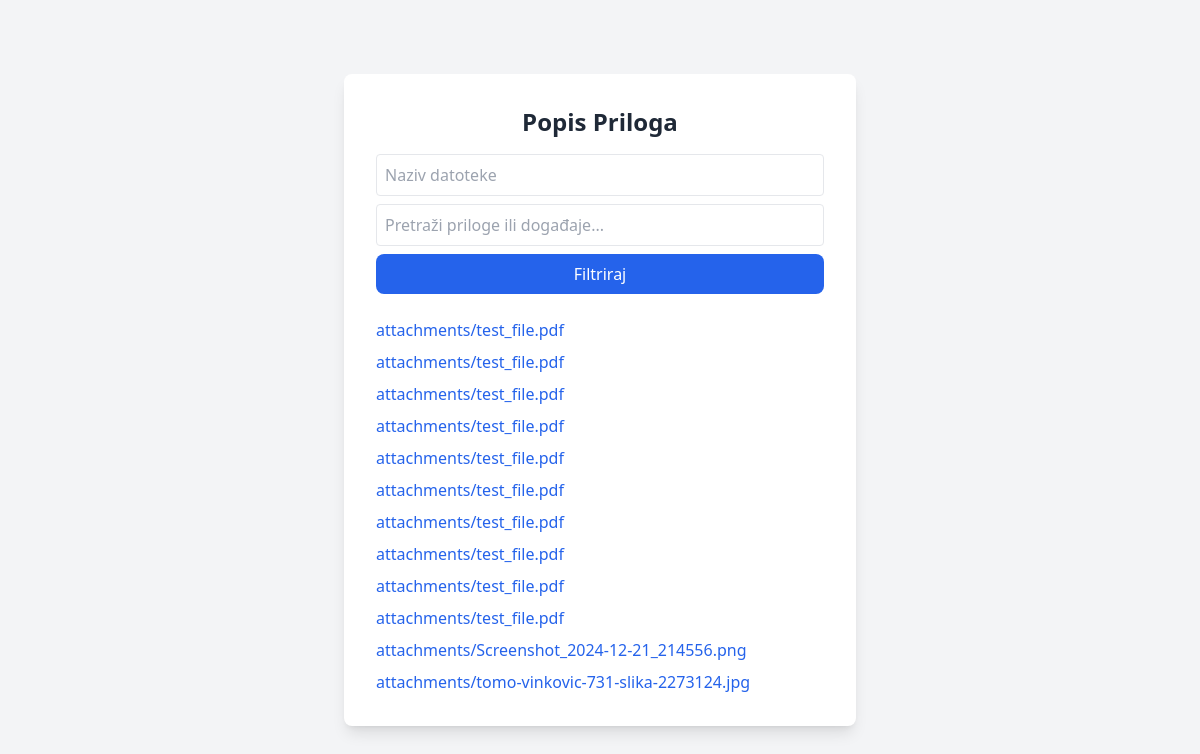
Page /attachments/ on the earlier database version.
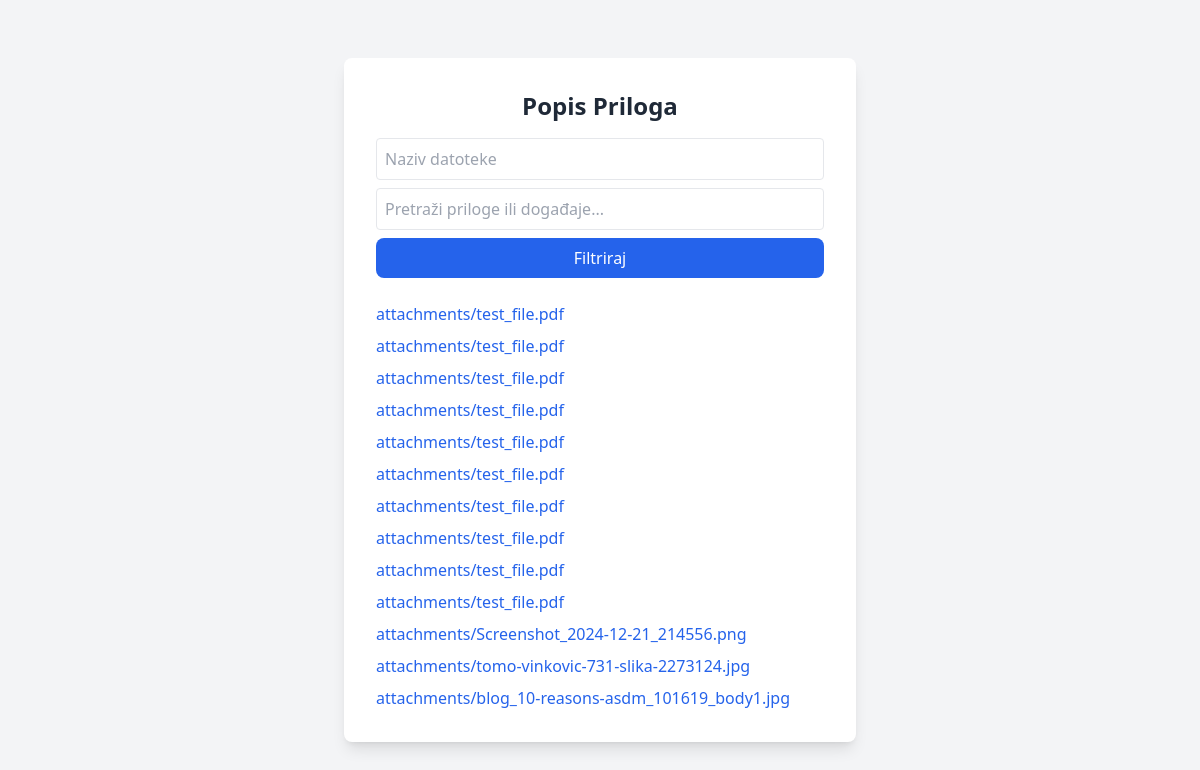
Same page on the later database version.
### main/models.py (models this page shows, shortened)
class Attachment(models.Model):
    event = models.ForeignKey(Event, on_delete=models.CASCADE, related_name='attachments')
    file = models.FileField(upload_to='attachments/')
    uploaded_at = models.DateTimeField(auto_now_add=True)
    class Meta:
        default_permissions = ()
        permissions = [
            ("add_attachment", "Can add attachment"),
            ("view_attachment", "Can view attachment"),
        ]

### main/views.py (the view)
# urls.py: path('attachments/', AttachmentListView.as_view(), name='attachment_list'),
class AttachmentListView(ListView):
    model = Attachment
    template_name = 'main/ListView/attachment_list.html'
    context_object_name = 'attachments'
    def get_queryset(self):
        queryset = super().get_queryset()
        filename = self.request.GET.get('filename')
        if filename:
            queryset = queryset.filter(file__icontains=filename)
        search_query = self.request.GET.get('q')
        if search_query:
            queryset = queryset.filter(
                models.Q(file__icontains=search_query) | models.Q(event__title__icontains=search_query)
            )
        return queryset

### templates/main/ListView/attachment_list.html (shortened to what this page needs)
<!DOCTYPE html>
<html lang="en">
<head>
    <script src="https://cdn.tailwindcss.com"></script>
</head>
<body class="flex items-center justify-center min-h-screen bg-gray-100">
    <div class="bg-white p-8 rounded-lg shadow-lg w-full max-w-lg">
        <h1 class="text-2xl font-semibold text-gray-800 text-center">Popis Priloga</h1>
        <form method="get" class="mt-4 space-y-2">
            <input type="text" name="filename" placeholder="Naziv datoteke" class="w-full p-2 border rounded">
            <input type="text" name="q" placeholder="Pretraži priloge ili događaje..." class="w-full p-2 border rounded">
            <button type="submit" class="w-full bg-blue-600 text-white py-2 rounded-lg hover:bg-blue-700">
                Filtriraj
            </button>
        </form>
        <ul class="mt-6 space-y-2">
            {% for attachment in attachments %}
                <li>
                    <a href="{{ attachment.file.url }}" class="text-blue-600 hover:underline">{{ attachment.file.name }}</a>
                </li>
            {% empty %}
                <li class="text-gray-600">Nema priloga.</li>
            {% endfor %}
        </ul>
    </div>
</body>
</html>

Differences in the rows shown:
added Attachment: file.name "attachments/blog_10-reasons-asdm_101619_body1.jpg"
